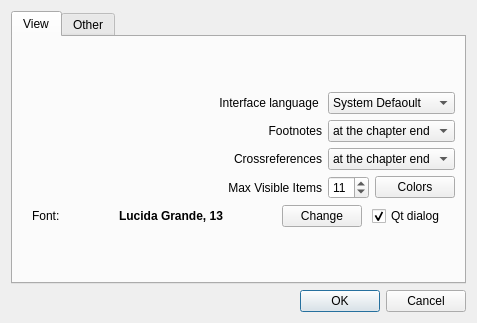
<?xml version="1.0" encoding="UTF-8"?>
<ui version="4.0">
 <class>preferencesDialog</class>
 <widget class="QDialog" name="preferencesDialog">
  <property name="geometry">
   <rect>
    <x>0</x>
    <y>0</y>
    <width>477</width>
    <height>323</height>
   </rect>
  </property>
  <property name="windowTitle">
   <string>Dialog</string>
  </property>
  <layout class="QVBoxLayout" name="verticalLayout">
   <item>
    <widget class="QTabWidget" name="tabWidget">
     <property name="currentIndex">
      <number>0</number>
     </property>
     <widget class="QWidget" name="tab">
      <attribute name="title">
       <string>View</string>
      </attribute>
      <layout class="QGridLayout" name="gridLayout_2">
       <item row="0" column="0">
        <layout class="QGridLayout" name="gridLayout">
         <item row="0" column="0">
          <widget class="QLabel" name="label_11">
           <property name="text">
            <string>Interface language </string>
           </property>
           <property name="alignment">
            <set>Qt::AlignRight|Qt::AlignTrailing|Qt::AlignVCenter</set>
           </property>
          </widget>
         </item>
         <item row="0" column="1" colspan="2">
          <widget class="QComboBox" name="comboBox_4">
           <item>
            <property name="text">
             <string>System Defaoult</string>
            </property>
           </item>
           <item>
            <property name="text">
             <string>Български</string>
            </property>
           </item>
           <item>
            <property name="text">
             <string>Македонски</string>
            </property>
           </item>
           <item>
            <property name="text">
             <string>English</string>
            </property>
           </item>
          </widget>
         </item>
         <item row="1" column="0">
          <widget class="QLabel" name="label">
           <property name="sizePolicy">
            <sizepolicy hsizetype="Preferred" vsizetype="Preferred">
             <horstretch>0</horstretch>
             <verstretch>0</verstretch>
            </sizepolicy>
           </property>
           <property name="text">
            <string>Footnotes</string>
           </property>
           <property name="alignment">
            <set>Qt::AlignRight|Qt::AlignTrailing|Qt::AlignVCenter</set>
           </property>
          </widget>
         </item>
         <item row="1" column="1" colspan="2">
          <widget class="QComboBox" name="comboBox">
           <property name="sizePolicy">
            <sizepolicy hsizetype="Fixed" vsizetype="Fixed">
             <horstretch>0</horstretch>
             <verstretch>0</verstretch>
            </sizepolicy>
           </property>
           <item>
            <property name="text">
             <string>at the chapter end</string>
            </property>
           </item>
           <item>
            <property name="text">
             <string>in the chapter text</string>
            </property>
           </item>
          </widget>
         </item>
         <item row="2" column="0">
          <widget class="QLabel" name="label_2">
           <property name="text">
            <string>Crossreferences</string>
           </property>
           <property name="alignment">
            <set>Qt::AlignRight|Qt::AlignTrailing|Qt::AlignVCenter</set>
           </property>
          </widget>
         </item>
         <item row="2" column="1" colspan="2">
          <widget class="QComboBox" name="comboBox_2">
           <property name="sizePolicy">
            <sizepolicy hsizetype="Fixed" vsizetype="Fixed">
             <horstretch>0</horstretch>
             <verstretch>0</verstretch>
            </sizepolicy>
           </property>
           <item>
            <property name="text">
             <string>at the chapter end</string>
            </property>
           </item>
           <item>
            <property name="text">
             <string>in the chapter text</string>
            </property>
           </item>
          </widget>
         </item>
         <item row="3" column="0">
          <widget class="QLabel" name="label_3">
           <property name="text">
            <string>Max Visible Items</string>
           </property>
           <property name="alignment">
            <set>Qt::AlignRight|Qt::AlignTrailing|Qt::AlignVCenter</set>
           </property>
          </widget>
         </item>
         <item row="3" column="1">
          <widget class="QSpinBox" name="spinBox">
           <property name="sizePolicy">
            <sizepolicy hsizetype="Fixed" vsizetype="Fixed">
             <horstretch>0</horstretch>
             <verstretch>0</verstretch>
            </sizepolicy>
           </property>
           <property name="minimum">
            <number>2</number>
           </property>
           <property name="value">
            <number>11</number>
           </property>
          </widget>
         </item>
         <item row="3" column="2">
          <widget class="QPushButton" name="pushButton_3">
           <property name="sizePolicy">
            <sizepolicy hsizetype="Fixed" vsizetype="Fixed">
             <horstretch>0</horstretch>
             <verstretch>0</verstretch>
            </sizepolicy>
           </property>
           <property name="text">
            <string>Colors</string>
           </property>
           <property name="autoDefault">
            <bool>true</bool>
           </property>
           <property name="flat">
            <bool>false</bool>
           </property>
          </widget>
         </item>
         <item row="4" column="0" colspan="3">
          <layout class="QHBoxLayout" name="horizontalLayout_2" stretch="0,0,0,0">
           <property name="spacing">
            <number>10</number>
           </property>
           <property name="sizeConstraint">
            <enum>QLayout::SetMinimumSize</enum>
           </property>
           <property name="leftMargin">
            <number>10</number>
           </property>
           <property name="rightMargin">
            <number>10</number>
           </property>
           <item>
            <widget class="QLabel" name="label_5">
             <property name="sizePolicy">
              <sizepolicy hsizetype="Fixed" vsizetype="Fixed">
               <horstretch>0</horstretch>
               <verstretch>0</verstretch>
              </sizepolicy>
             </property>
             <property name="text">
              <string>Font:</string>
             </property>
            </widget>
           </item>
           <item>
            <widget class="QLabel" name="label_6">
             <property name="sizePolicy">
              <sizepolicy hsizetype="Preferred" vsizetype="Fixed">
               <horstretch>0</horstretch>
               <verstretch>0</verstretch>
              </sizepolicy>
             </property>
             <property name="font">
              <font>
               <weight>75</weight>
               <bold>true</bold>
              </font>
             </property>
             <property name="text">
              <string>Lucida Grande, 13</string>
             </property>
             <property name="alignment">
              <set>Qt::AlignCenter</set>
             </property>
            </widget>
           </item>
           <item>
            <widget class="QPushButton" name="pushButton_2">
             <property name="sizePolicy">
              <sizepolicy hsizetype="Fixed" vsizetype="Fixed">
               <horstretch>0</horstretch>
               <verstretch>0</verstretch>
              </sizepolicy>
             </property>
             <property name="text">
              <string>Change</string>
             </property>
            </widget>
           </item>
           <item>
            <widget class="QCheckBox" name="checkBox">
             <property name="sizePolicy">
              <sizepolicy hsizetype="Fixed" vsizetype="Fixed">
               <horstretch>0</horstretch>
               <verstretch>0</verstretch>
              </sizepolicy>
             </property>
             <property name="focusPolicy">
              <enum>Qt::ClickFocus</enum>
             </property>
             <property name="text">
              <string>Qt dialog</string>
             </property>
             <property name="checked">
              <bool>true</bool>
             </property>
            </widget>
           </item>
          </layout>
         </item>
        </layout>
       </item>
      </layout>
     </widget>
     <widget class="QWidget" name="tab_2">
      <attribute name="title">
       <string>Other</string>
      </attribute>
      <layout class="QVBoxLayout" name="verticalLayout_3">
       <property name="leftMargin">
        <number>5</number>
       </property>
       <property name="topMargin">
        <number>0</number>
       </property>
       <property name="rightMargin">
        <number>5</number>
       </property>
       <property name="bottomMargin">
        <number>5</number>
       </property>
       <item>
        <widget class="QGroupBox" name="groupBox_2">
         <property name="title">
          <string>Proxy</string>
         </property>
         <layout class="QVBoxLayout" name="verticalLayout_4">
          <property name="margin">
           <number>5</number>
          </property>
          <item>
           <layout class="QFormLayout" name="formLayout">
            <property name="horizontalSpacing">
             <number>6</number>
            </property>
            <property name="verticalSpacing">
             <number>6</number>
            </property>
            <item row="0" column="0">
             <widget class="QLabel" name="label_4">
              <property name="text">
               <string>Proxy type</string>
              </property>
             </widget>
            </item>
            <item row="0" column="1">
             <widget class="QComboBox" name="comboBox_3">
              <item>
               <property name="text">
                <string>NoProxy</string>
               </property>
              </item>
              <item>
               <property name="text">
                <string>DefaultProxy</string>
               </property>
              </item>
              <item>
               <property name="text">
                <string>Socks5Proxy</string>
               </property>
              </item>
              <item>
               <property name="text">
                <string>HttpProxy</string>
               </property>
              </item>
              <item>
               <property name="text">
                <string>HttpCachingProxy</string>
               </property>
              </item>
              <item>
               <property name="text">
                <string>FtpCachingProxy</string>
               </property>
              </item>
             </widget>
            </item>
            <item row="1" column="0">
             <widget class="QLabel" name="label_7">
              <property name="text">
               <string>Host name</string>
              </property>
             </widget>
            </item>
            <item row="1" column="1">
             <widget class="QLineEdit" name="lineEdit_2"/>
            </item>
            <item row="2" column="0">
             <widget class="QLabel" name="label_8">
              <property name="text">
               <string>Port</string>
              </property>
             </widget>
            </item>
            <item row="2" column="1">
             <widget class="QLineEdit" name="lineEdit_3">
              <property name="text">
               <string>1080</string>
              </property>
             </widget>
            </item>
            <item row="3" column="0">
             <widget class="QLabel" name="label_9">
              <property name="text">
               <string>User name</string>
              </property>
             </widget>
            </item>
            <item row="3" column="1">
             <widget class="QLineEdit" name="lineEdit_4">
              <property name="text">
               <string/>
              </property>
             </widget>
            </item>
            <item row="4" column="0">
             <widget class="QLabel" name="label_10">
              <property name="text">
               <string>Password</string>
              </property>
             </widget>
            </item>
            <item row="4" column="1">
             <widget class="QLineEdit" name="lineEdit_5">
              <property name="text">
               <string/>
              </property>
              <property name="echoMode">
               <enum>QLineEdit::Password</enum>
              </property>
             </widget>
            </item>
           </layout>
          </item>
         </layout>
        </widget>
       </item>
       <item>
        <widget class="QGroupBox" name="groupBox">
         <property name="sizePolicy">
          <sizepolicy hsizetype="Preferred" vsizetype="Fixed">
           <horstretch>0</horstretch>
           <verstretch>0</verstretch>
          </sizepolicy>
         </property>
         <property name="title">
          <string>CrossBgBible's path</string>
         </property>
         <property name="flat">
          <bool>false</bool>
         </property>
         <property name="checkable">
          <bool>false</bool>
         </property>
         <layout class="QHBoxLayout" name="horizontalLayout">
          <property name="spacing">
           <number>6</number>
          </property>
          <property name="leftMargin">
           <number>4</number>
          </property>
          <property name="topMargin">
           <number>0</number>
          </property>
          <property name="rightMargin">
           <number>0</number>
          </property>
          <property name="bottomMargin">
           <number>0</number>
          </property>
          <item>
           <widget class="QLineEdit" name="lineEdit">
            <property name="focusPolicy">
             <enum>Qt::ClickFocus</enum>
            </property>
            <property name="text">
             <string/>
            </property>
           </widget>
          </item>
          <item>
           <widget class="QPushButton" name="pushButton">
            <property name="sizePolicy">
             <sizepolicy hsizetype="Fixed" vsizetype="Fixed">
              <horstretch>0</horstretch>
              <verstretch>0</verstretch>
             </sizepolicy>
            </property>
            <property name="focusPolicy">
             <enum>Qt::StrongFocus</enum>
            </property>
            <property name="text">
             <string>Browse</string>
            </property>
           </widget>
          </item>
         </layout>
        </widget>
       </item>
      </layout>
     </widget>
    </widget>
   </item>
   <item>
    <layout class="QHBoxLayout" name="horizontalLayout_3">
     <item>
      <widget class="QDialogButtonBox" name="buttonBox">
       <property name="orientation">
        <enum>Qt::Horizontal</enum>
       </property>
       <property name="standardButtons">
        <set>QDialogButtonBox::Cancel|QDialogButtonBox::Ok</set>
       </property>
      </widget>
     </item>
    </layout>
   </item>
  </layout>
 </widget>
 <tabstops>
  <tabstop>buttonBox</tabstop>
  <tabstop>comboBox</tabstop>
  <tabstop>comboBox_2</tabstop>
  <tabstop>spinBox</tabstop>
  <tabstop>pushButton_3</tabstop>
  <tabstop>pushButton_2</tabstop>
  <tabstop>lineEdit</tabstop>
  <tabstop>checkBox</tabstop>
 </tabstops>
 <resources/>
 <connections>
  <connection>
   <sender>buttonBox</sender>
   <signal>accepted()</signal>
   <receiver>preferencesDialog</receiver>
   <slot>accept()</slot>
   <hints>
    <hint type="sourcelabel">
     <x>248</x>
     <y>254</y>
    </hint>
    <hint type="destinationlabel">
     <x>157</x>
     <y>274</y>
    </hint>
   </hints>
  </connection>
  <connection>
   <sender>buttonBox</sender>
   <signal>rejected()</signal>
   <receiver>preferencesDialog</receiver>
   <slot>reject()</slot>
   <hints>
    <hint type="sourcelabel">
     <x>316</x>
     <y>260</y>
    </hint>
    <hint type="destinationlabel">
     <x>286</x>
     <y>274</y>
    </hint>
   </hints>
  </connection>
 </connections>
</ui>
